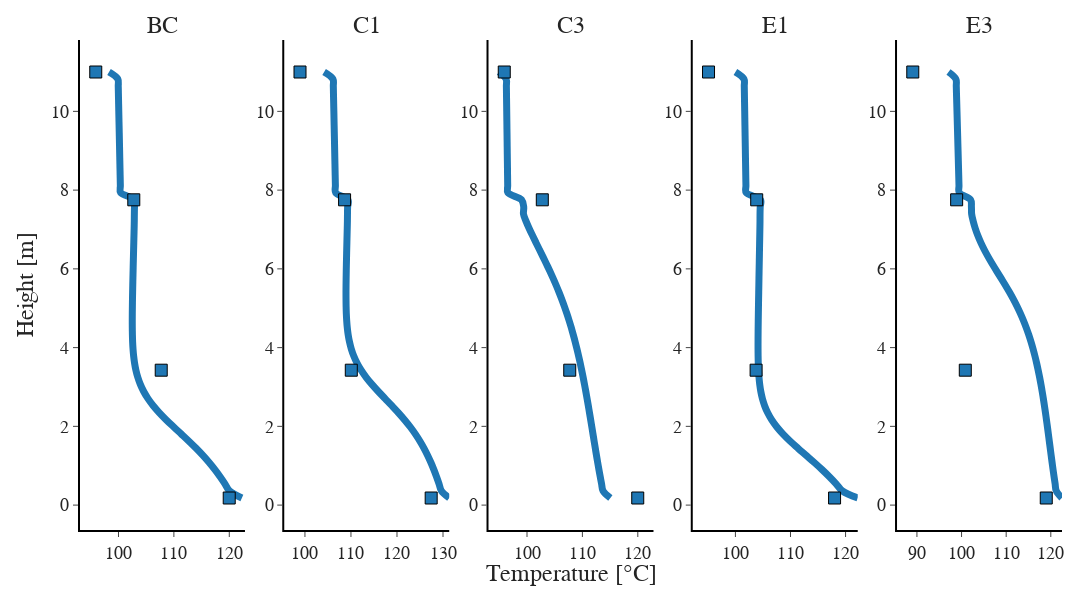

The notebook cell saved with this chart:
### Markdown cell above
Plotting the actual temperature profiles and saves as PDF.

### Code cell
fig = make_subplots(rows=1, cols=5,
                    x_title='Temperature [°C]',
                    y_title='Height [m]',
                    subplot_titles=('BC',  'C1', 'C3', 'E1', 'E3'))

make_sub(height, aspen1, case1, 1, 1)
make_sub(height, aspen2, case2, 1, 2)
make_sub(height, aspen3, case3, 1, 3)
make_sub(height, aspen4, case4, 1, 4)
make_sub(height, aspen5, case5, 1, 5)

for i in range(1, 6):
    for j in range(1, 6):
        x_axis_name = f'xaxis{i}' if i == 1 else f'xaxis{i*j}'
        y_axis_name = f'yaxis{i}' if i == 1 else f'yaxis{i*j}'
        fig.update_layout(
            **{x_axis_name: dict(linewidth=2, linecolor="Black")},
            **{y_axis_name: dict(linewidth=2, linecolor="Black")}
        )

fig.update_annotations(font_size=24)
fig.update_layout(height=600, width=1200, 
                  showlegend=False, template="simple_white",
                  font=dict(family="Helvetica", size=18),
                  margin=dict(b=70, t=40, r=30))

fig.show()
fig.write_image("../figs/TempHeight.pdf", width=1200, height=600, scale=2)

### Figure 1 — Plotly figure (JSON) as saved in the notebook; plotly's stock layout.template omitted (floating-point values rounded to 4 significant figures)
{"data": [{"line": {"color": "rgb(31, 119, 180)", "shape": "spline", "width": 7}, "type": "scatter", "x": [98.29, 99.89, 99.95, 99.98, 100.0, 100.0, 100.1, 100.1, 100.1, 100.1, 100.2, 100.2, 100.2, 100.3, 100.3, 100.3, 100.3, 100.4, 103.0, 102.9, 102.9, 102.8, 102.8, 102.8, 102.8, 102.7, 102.7, 102.7, 102.6, 102.6, 102.6, 102.5, 102.5, 102.5, 102.5, 102.5, 102.5, 102.5, 102.6, 102.6, 102.7, 102.9, 103.1, 103.5, 103.9, 104.6, 105.3, 106.3, 107.4, 108.6, 110.0, 111.4, 112.7, 114.0, 115.2, 116.4, 117.4, 118.3, 119.2, 120.0, 122.3], "xaxis": "x", "y": [11, 10.82, 10.64, 10.46, 10.28, 10.1, 9.918, 9.738, 9.557, 9.377, 9.197, 9.016, 8.836, 8.656, 8.475, 8.295, 8.115, 7.934, 7.754, 7.574, 7.393, 7.213, 7.033, 6.852, 6.672, 6.492, 6.311, 6.131, 5.951, 5.77, 5.59, 5.41, 5.23, 5.049, 4.869, 4.689, 4.508, 4.328, 4.148, 3.967, 3.787, 3.607, 3.426, 3.246, 3.066, 2.885, 2.705, 2.525, 2.344, 2.164, 1.984, 1.803, 1.623, 1.443, 1.262, 1.082, 0.9016, 0.7213, 0.541, 0.3607, 0.1803], "yaxis": "y"}, {"marker": {"color": "rgb(31, 119, 180)", "line": {"color": "Black", "width": 1}, "size": 12, "symbol": "square"}, "mode": "markers", "type": "scatter", "x": [95.89, 102.8, 107.7, 120.0], "xaxis": "x", "y": [11, 7.754, 3.426, 0.1803], "yaxis": "y"}, {"line": {"color": "rgb(31, 119, 180)", "shape": "spline", "width": 7}, "type": "scatter", "x": [104.2, 106.1, 106.2, 106.2, 106.2, 106.3, 106.3, 106.3, 106.4, 106.4, 106.4, 106.5, 106.5, 106.5, 106.6, 106.6, 106.6, 106.7, 109.4, 109.3, 109.2, 109.2, 109.2, 109.2, 109.1, 109.1, 109.0, 109.0, 109.0, 109.0, 108.9, 108.9, 108.9, 108.9, 109.0, 109.1, 109.2, 109.4, 109.7, 110.1, 110.6, 111.3, 112.2, 113.3, 114.6, 115.9, 117.4, 118.9, 120.3, 121.7, 122.9, 124.0, 125.0, 125.9, 126.7, 127.4, 128.0, 128.6, 129.1, 129.7, 131.4], "xaxis": "x2", "y": [11, 10.82, 10.64, 10.46, 10.28, 10.1, 9.918, 9.738, 9.557, 9.377, 9.197, 9.016, 8.836, 8.656, 8.475, 8.295, 8.115, 7.934, 7.754, 7.574, 7.393, 7.213, 7.033, 6.852, 6.672, 6.492, 6.311, 6.131, 5.951, 5.77, 5.59, 5.41, 5.23, 5.049, 4.869, 4.689, 4.508, 4.328, 4.148, 3.967, 3.787, 3.607, 3.426, 3.246, 3.066, 2.885, 2.705, 2.525, 2.344, 2.164, 1.984, 1.803, 1.623, 1.443, 1.262, 1.082, 0.9016, 0.7213, 0.541, 0.3607, 0.1803], "yaxis": "y2"}, {"marker": {"color": "rgb(31, 119, 180)", "line": {"color": "Black", "width": 1}, "size": 12, "symbol": "square"}, "mode": "markers", "type": "scatter", "x": [98.93, 108.6, 110.1, 127.4], "xaxis": "x2", "y": [11, 7.754, 3.426, 0.1803], "yaxis": "y2"}, {"line": {"color": "rgb(31, 119, 180)", "shape": "spline", "width": 7}, "type": "scatter", "x": [94.93, 96.23, 96.28, 96.3, 96.31, 96.33, 96.35, 96.36, 96.38, 96.4, 96.41, 96.43, 96.45, 96.46, 96.48, 96.5, 96.52, 96.55, 99.01, 99.41, 99.36, 99.81, 100.4, 101.0, 101.6, 102.2, 102.9, 103.5, 104.1, 104.7, 105.2, 105.8, 106.3, 106.7, 107.2, 107.6, 108.0, 108.3, 108.7, 109.0, 109.3, 109.6, 109.9, 110.1, 110.4, 110.6, 110.8, 111.1, 111.3, 111.5, 111.7, 111.9, 112.1, 112.3, 112.5, 112.8, 113.0, 113.2, 113.5, 113.7, 115.0], "xaxis": "x3", "y": [11, 10.82, 10.64, 10.46, 10.28, 10.1, 9.918, 9.738, 9.557, 9.377, 9.197, 9.016, 8.836, 8.656, 8.475, 8.295, 8.115, 7.934, 7.754, 7.574, 7.393, 7.213, 7.033, 6.852, 6.672, 6.492, 6.311, 6.131, 5.951, 5.77, 5.59, 5.41, 5.23, 5.049, 4.869, 4.689, 4.508, 4.328, 4.148, 3.967, 3.787, 3.607, 3.426, 3.246, 3.066, 2.885, 2.705, 2.525, 2.344, 2.164, 1.984, 1.803, 1.623, 1.443, 1.262, 1.082, 0.9016, 0.7213, 0.541, 0.3607, 0.1803], "yaxis": "y3"}, {"marker": {"color": "rgb(31, 119, 180)", "line": {"color": "Black", "width": 1}, "size": 12, "symbol": "square"}, "mode": "markers", "type": "scatter", "x": [95.89, 102.8, 107.7, 120.0], "xaxis": "x3", "y": [11, 7.754, 3.426, 0.1803], "yaxis": "y3"}, {"line": {"color": "rgb(31, 119, 180)", "shape": "spline", "width": 7}, "type": "scatter", "x": [100.0, 101.5, 101.6, 101.6, 101.7, 101.7, 101.7, 101.7, 101.7, 101.8, 101.8, 101.8, 101.8, 101.8, 101.9, 101.9, 101.9, 102.0, 104.6, 104.5, 104.5, 104.5, 104.4, 104.4, 104.4, 104.4, 104.3, 104.3, 104.3, 104.3, 104.3, 104.2, 104.2, 104.2, 104.2, 104.1, 104.1, 104.1, 104.1, 104.1, 104.1, 104.1, 104.2, 104.3, 104.4, 104.6, 104.9, 105.3, 105.9, 106.6, 107.5, 108.7, 110.0, 111.4, 112.8, 114.3, 115.7, 117.1, 118.3, 119.4, 122.2], "xaxis": "x4", "y": [11, 10.82, 10.64, 10.46, 10.28, 10.1, 9.918, 9.738, 9.557, 9.377, 9.197, 9.016, 8.836, 8.656, 8.475, 8.295, 8.115, 7.934, 7.754, 7.574, 7.393, 7.213, 7.033, 6.852, 6.672, 6.492, 6.311, 6.131, 5.951, 5.77, 5.59, 5.41, 5.23, 5.049, 4.869, 4.689, 4.508, 4.328, 4.148, 3.967, 3.787, 3.607, 3.426, 3.246, 3.066, 2.885, 2.705, 2.525, 2.344, 2.164, 1.984, 1.803, 1.623, 1.443, 1.262, 1.082, 0.9016, 0.7213, 0.541, 0.3607, 0.1803], "yaxis": "y4"}, {"marker": {"color": "rgb(31, 119, 180)", "line": {"color": "Black", "width": 1}, "size": 12, "symbol": "square"}, "mode": "markers", "type": "scatter", "x": [95.12, 103.9, 103.8, 118.0], "xaxis": "x4", "y": [11, 7.754, 3.426, 0.1803], "yaxis": "y4"}, {"line": {"color": "rgb(31, 119, 180)", "shape": "spline", "width": 7}, "type": "scatter", "x": [97.08, 98.73, 98.82, 98.86, 98.91, 98.95, 99.0, 99.04, 99.08, 99.13, 99.17, 99.21, 99.26, 99.3, 99.34, 99.38, 99.43, 99.49, 102.0, 102.2, 102.3, 102.6, 103.1, 103.6, 104.3, 105.1, 105.9, 106.9, 107.8, 108.8, 109.8, 110.7, 111.6, 112.4, 113.2, 113.9, 114.5, 115.1, 115.6, 116.0, 116.4, 116.8, 117.2, 117.5, 117.8, 118.1, 118.3, 118.6, 118.8, 119.0, 119.2, 119.5, 119.7, 119.9, 120.1, 120.3, 120.5, 120.7, 121.0, 121.2, 122.5], "xaxis": "x5", "y": [11, 10.82, 10.64, 10.46, 10.28, 10.1, 9.918, 9.738, 9.557, 9.377, 9.197, 9.016, 8.836, 8.656, 8.475, 8.295, 8.115, 7.934, 7.754, 7.574, 7.393, 7.213, 7.033, 6.852, 6.672, 6.492, 6.311, 6.131, 5.951, 5.77, 5.59, 5.41, 5.23, 5.049, 4.869, 4.689, 4.508, 4.328, 4.148, 3.967, 3.787, 3.607, 3.426, 3.246, 3.066, 2.885, 2.705, 2.525, 2.344, 2.164, 1.984, 1.803, 1.623, 1.443, 1.262, 1.082, 0.9016, 0.7213, 0.541, 0.3607, 0.1803], "yaxis": "y5"}, {"marker": {"color": "rgb(31, 119, 180)", "line": {"color": "Black", "width": 1}, "size": 12, "symbol": "square"}, "mode": "markers", "type": "scatter", "x": [89.07, 98.9, 100.8, 119.0], "xaxis": "x5", "y": [11, 7.754, 3.426, 0.1803], "yaxis": "y5"}], "layout": {"annotations": [{"font": {"size": 24}, "showarrow": false, "text": "BC", "x": 0.084, "xanchor": "center", "xref": "paper", "y": 1, "yanchor": "bottom", "yref": "paper"}, {"font": {"size": 24}, "showarrow": false, "text": "C1", "x": 0.292, "xanchor": "center", "xref": "paper", "y": 1, "yanchor": "bottom", "yref": "paper"}, {"font": {"size": 24}, "showarrow": false, "text": "C3", "x": 0.5, "xanchor": "center", "xref": "paper", "y": 1, "yanchor": "bottom", "yref": "paper"}, {"font": {"size": 24}, "showarrow": false, "text": "E1", "x": 0.708, "xanchor": "center", "xref": "paper", "y": 1, "yanchor": "bottom", "yref": "paper"}, {"font": {"size": 24}, "showarrow": false, "text": "E3", "x": 0.916, "xanchor": "center", "xref": "paper", "y": 1, "yanchor": "bottom", "yref": "paper"}, {"font": {"size": 24}, "showarrow": false, "text": "Temperature [°C]", "x": 0.5, "xanchor": "center", "xref": "paper", "y": 0, "yanchor": "top", "yref": "paper", "yshift": -30}, {"font": {"size": 24}, "showarrow": false, "text": "Height [m]", "textangle": -90, "x": 0, "xanchor": "right", "xref": "paper", "xshift": -40, "y": 0.5, "yanchor": "middle", "yref": "paper"}], "font": {"family": "Helvetica", "size": 18}, "height": 600, "margin": {"b": 70, "r": 30, "t": 40}, "showlegend": false, "width": 1200, "xaxis": {"anchor": "y", "domain": [0, 0.168], "linecolor": "Black", "linewidth": 2}, "xaxis10": {"linecolor": "Black", "linewidth": 2}, "xaxis12": {"linecolor": "Black", "linewidth": 2}, "xaxis15": {"linecolor": "Black", "linewidth": 2}, "xaxis16": {"linecolor": "Black", "linewidth": 2}, "xaxis2": {"anchor": "y2", "domain": [0.208, 0.376], "linecolor": "Black", "linewidth": 2}, "xaxis20": {"linecolor": "Black", "linewidth": 2}, "xaxis25": {"linecolor": "Black", "linewidth": 2}, "xaxis3": {"anchor": "y3", "domain": [0.416, 0.584], "linecolor": "Black", "linewidth": 2}, "xaxis4": {"anchor": "y4", "domain": [0.624, 0.792], "linecolor": "Black", "linewidth": 2}, "xaxis5": {"anchor": "y5", "domain": [0.832, 1], "linecolor": "Black", "linewidth": 2}, "xaxis6": {"linecolor": "Black", "linewidth": 2}, "xaxis8": {"linecolor": "Black", "linewidth": 2}, "xaxis9": {"linecolor": "Black", "linewidth": 2}, "yaxis": {"anchor": "x", "domain": [0, 1], "linecolor": "Black", "linewidth": 2}, "yaxis10": {"linecolor": "Black", "linewidth": 2}, "yaxis12": {"linecolor": "Black", "linewidth": 2}, "yaxis15": {"linecolor": "Black", "linewidth": 2}, "yaxis16": {"linecolor": "Black", "linewidth": 2}, "yaxis2": {"anchor": "x2", "domain": [0, 1], "linecolor": "Black", "linewidth": 2}, "yaxis20": {"linecolor": "Black", "linewidth": 2}, "yaxis25": {"linecolor": "Black", "linewidth": 2}, "yaxis3": {"anchor": "x3", "domain": [0, 1], "linecolor": "Black", "linewidth": 2}, "yaxis4": {"anchor": "x4", "domain": [0, 1], "linecolor": "Black", "linewidth": 2}, "yaxis5": {"anchor": "x5", "domain": [0, 1], "linecolor": "Black", "linewidth": 2}, "yaxis6": {"linecolor": "Black", "linewidth": 2}, "yaxis8": {"linecolor": "Black", "linewidth": 2}, "yaxis9": {"linecolor": "Black", "linewidth": 2}}}
